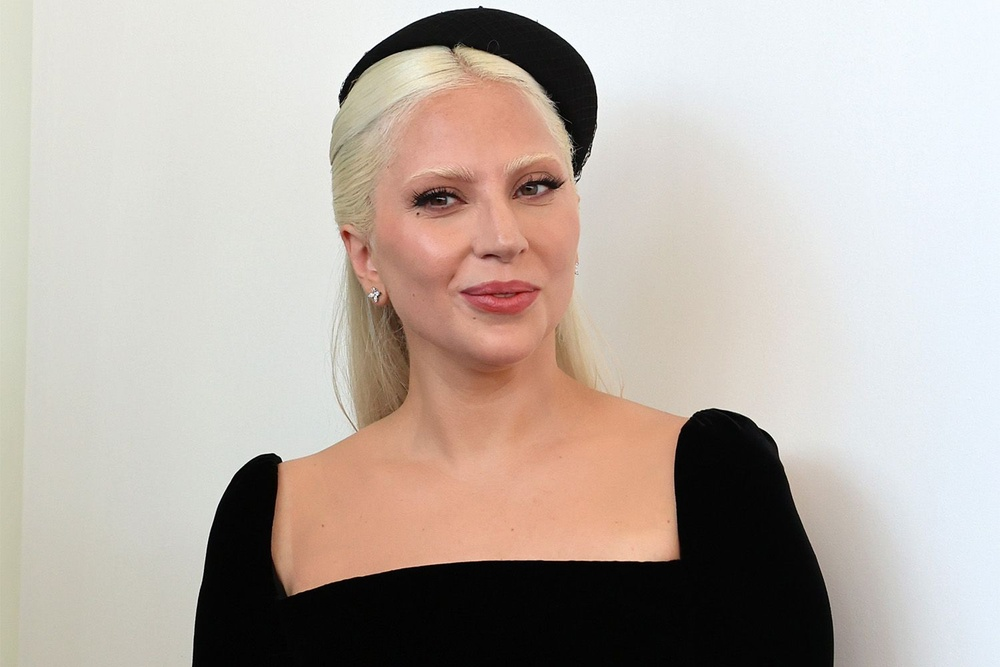
#> input picture lady.jpg, 1000 x 667 px, shrunk from 1500 x 1000 before the run
$ python first_program.py
#> lines starting #> are read from the running program, lines starting #| are printed output that depends on the picture; after the words box and inside, x2 and y2 are one past the last pixel; in counts of white or black regions, pixels touching at a corner belong together
import cv2

# Load pre-trained Haar Cascade for face detection
face_cascade = cv2.CascadeClassifier(cv2.data.haarcascades + "haarcascade_frontalface_default.xml")

# Read the input image
image = cv2.imread("lady.jpg")
#> image is the input picture: shape (667, 1000, 3); mean B, G, R 168.4, 176, 186.3
gray = cv2.cvtColor(image, cv2.COLOR_BGR2GRAY)
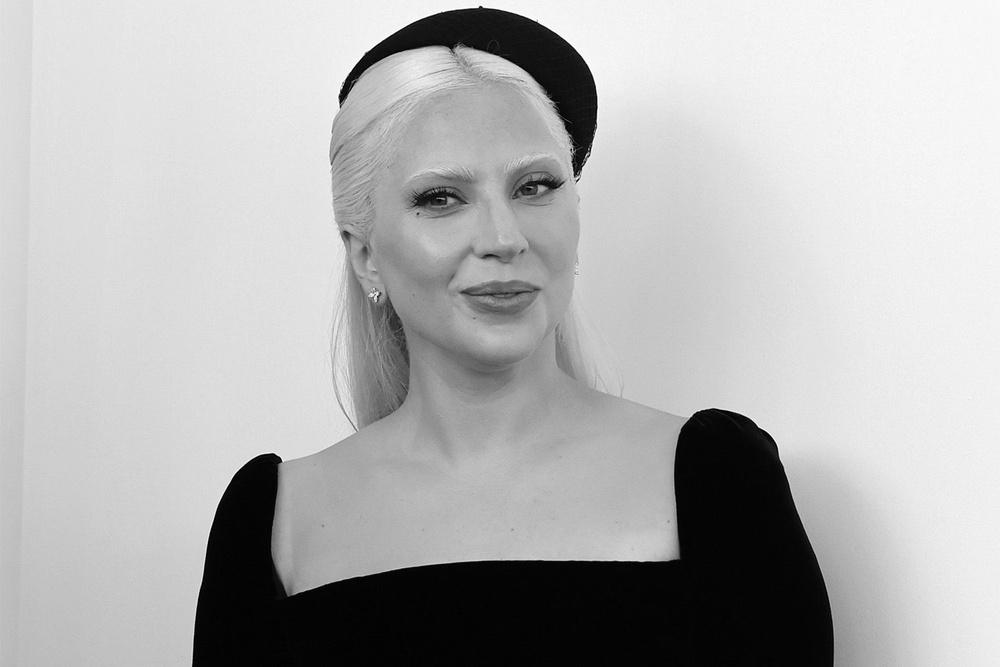
#> gray: shape (667, 1000); min 0, max 255, mean 178.3

# Detect faces
faces = face_cascade.detectMultiScale(gray, scaleFactor=1.1, minNeighbors=5)
#> faces = [[355, 85, 278, 278]]

for (x, y, w, h) in faces:
    # Draw rectangle around face
    cv2.rectangle(image, (x, y), (x + w, y + h), (255, 0, 0), 2)

    # Approximate neck region (just below the face)
    neck_y_start = y + h
    neck_height = int(h * 0.6)   # you can tune this factor
    neck_y_end = neck_y_start + neck_height

    # Define neck bounding box
    neck_x_start = x + int(w * 0.25)   # narrower than face
    neck_x_end = x + int(w * 0.75)

    cv2.rectangle(image, (neck_x_start, neck_y_start), (neck_x_end, neck_y_end), (0, 255, 0), 2)
#> this loop made 1 pass
#> (x, y, w, h, neck_y_start, neck_height, neck_y_end, neck_x_start) on pass 1: (355, 85, 278, 278, 363, 166, 529, 424)
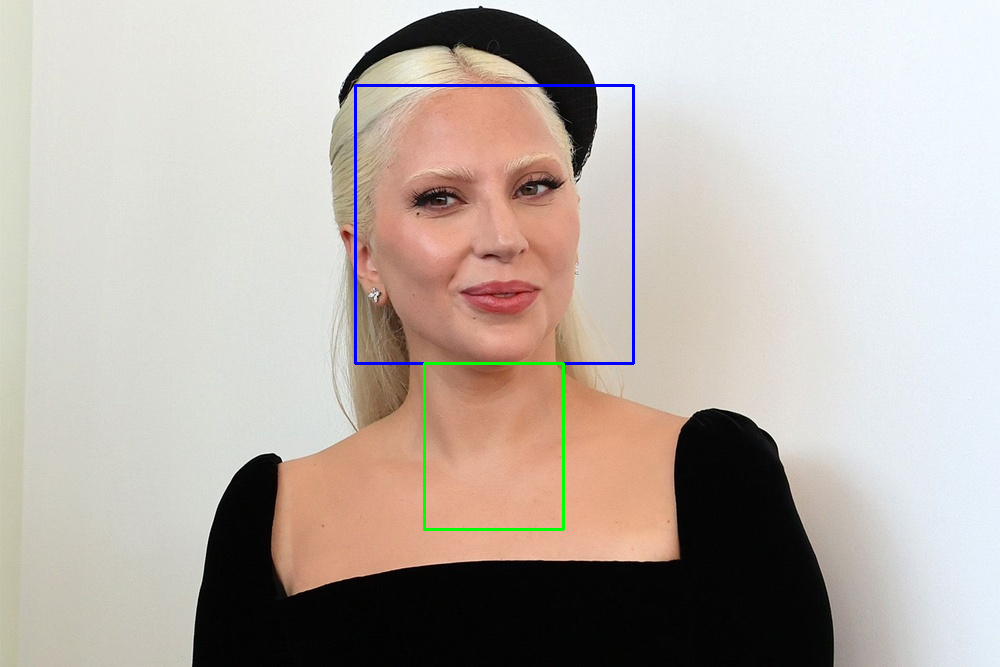
#> image: shape (667, 1000, 3); 0.71% of pixels changed, all inside (x1, y1, x2, y2) = (354, 84, 635, 531)

# Show result
cv2.imshow("Neck Detection", image)
cv2.waitKey(0)
cv2.destroyAllWindows()
